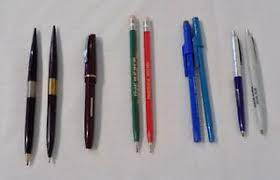
#> input picture 17/download.jpeg, 280 x 180 px
$ python main.py   (older library calls are emulated)
#> lines starting #> are read from the running program, lines starting #| are printed output that depends on the picture; after the words box and inside, x2 and y2 are one past the last pixel; in counts of white or black regions, pixels touching at a corner belong together
import cv2
import numpy as np


img = cv2.imread("./download.jpeg")
#> img is the input picture: shape (180, 280, 3); mean B, G, R 157.7, 153.2, 158.1
gray = cv2.cvtColor(img, cv2.COLOR_BGR2GRAY)
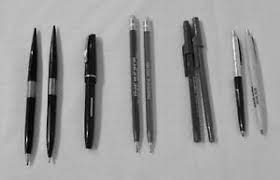
#> gray: shape (180, 280); min 0, max 242, mean 155.2
blur = cv2.GaussianBlur(gray, (7, 7), 1)
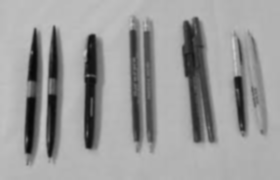
#> blur: shape (180, 280); min 7, max 202, mean 155.2
cv2.imshow("filterd", blur)

canny = cv2.Canny(blur, 60, 180)
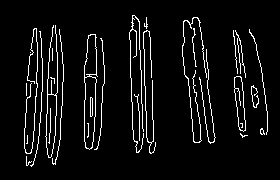
#> canny: shape (180, 280); 6% white in thin lines or dots, all inside (x1, y1, x2, y2) = (24, 15, 268, 167)
cv2.imshow("canny", canny)

# (_, cnts, _) = cv2.findContours(canny.copy(), cv2.RETR_TREE, cv2.CHAIN_APPROX_SIMPLE)
cnts, hierarchy = cv2.findContours(
    canny.copy(), cv2.RETR_EXTERNAL, cv2.CHAIN_APPROX_SIMPLE)
#> cnts = 26 contours, 22 with area under 20; largest, box (x1, y1, x2, y2) and area: (84, 34, 98, 150) 1111, (45, 25, 58, 158) 510, (234, 76, 246, 132) 389, (182, 17, 207, 143) 22

print("I count {} objects in this image".format(len(cnts)))
#| I count 26 objects in this image

obj = img.copy()
cv2.drawContours(obj, cnts, -1, (0, 255, 0), 1)
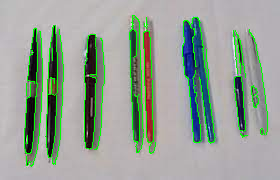
#> obj: shape (180, 280, 3); 5.75% of pixels changed, all inside (x1, y1, x2, y2) = (24, 15, 268, 167)
cv2.imshow("obj", obj)

for (i, c) in enumerate(cnts):
    (x, y, w, h) = cv2.boundingRect(c)
    if w*h > 500:
        cv2.rectangle(img, (x, y), (x+w, y+h), (255, 0, 0), 2)
#> this loop made 26 passes
#> (x, y, w, h) on passes 1, 3, 4, 5, 6, 8, 9, 10, 11, 13, 14, 15: (26, 156, 6, 10), (240, 133, 8, 5), (260, 128, 5, 7), (134, 94, 6, 47), (251, 85, 8, 23), (50, 77, 5, 7), (234, 76, 12, 56), (30, 52, 1, 1), (199, 49, 17, 95), (94, 38, 11, 112), (84, 34, 14, 116), (30, 31, 13, 136)
#> (c, x, y, w, h) on passes 2, 7, 12: ([[27, 135], [27, 142], [26, 143], [27, 143]], 26, 135, 2, 9), ([[26, 83], [26, 95]], 26, 83, 1, 13), ([[52, 48], [52, 60]], 52, 48, 1, 13)
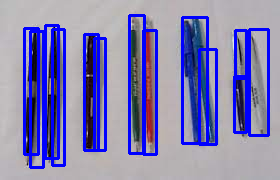
#> img: shape (180, 280, 3); 18.41% of pixels changed, all inside (x1, y1, x2, y2) = (23, 14, 270, 169)

cv2.imshow("img", img)


cv2.waitKey(0)
